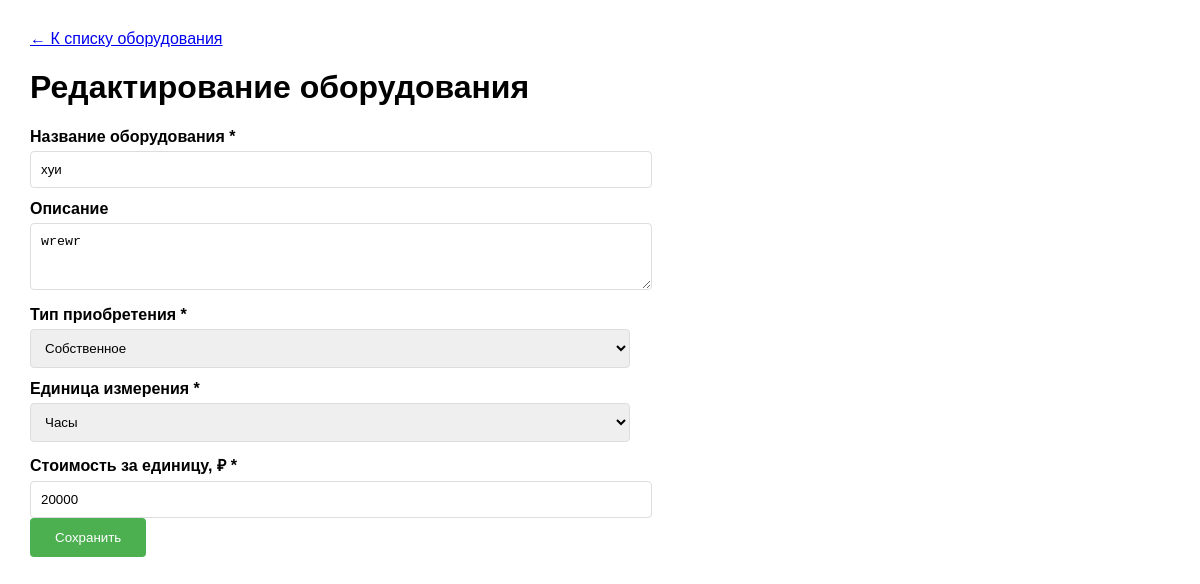
Page /equipment_edit.php?id=7&workspace_id=13 (signed in) on the committed database.
### tables this page shows
CREATE TABLE equipment (
    id INTEGER PRIMARY KEY AUTOINCREMENT,
    name TEXT NOT NULL,
    description TEXT,
    acquisition_type TEXT NOT NULL CHECK (acquisition_type IN ('Собственное', 'В аренде')),
    min_cost REAL,
    unit_type TEXT NOT NULL CHECK (unit_type IN ('часы', 'дни', 'полная стоимость')),
    unit_cost REAL NOT NULL,
    created_at DATETIME DEFAULT CURRENT_TIMESTAMP
, workspace_id INTEGER DEFAULT 1);

### equipment_edit.php (the view, shortened to what this page needs)
<?php
require_once 'config.php';
$workspace_id = isset($_GET['workspace_id']) ? (int)$_GET['workspace_id'] : 0;
$editId = isset($_GET['id']) ? (int)$_GET['id'] : 0;
$eq = null;
if ($editId) {
    $stmt = $db->prepare("SELECT * FROM equipment WHERE id = ? AND workspace_id = ?");
    $stmt->execute([$editId, $workspace_id]);
    $eq = $stmt->fetch();
}
?>
<!DOCTYPE html>
<html lang="ru">
<head>
</head>
<body>
    <a href="equipment.php?workspace_id=<?= $workspace_id ?>">← К списку оборудования</a>
    <h1><?= $editId ? 'Редактирование' : 'Добавление' ?> оборудования</h1>
    <form method="POST">
        <label>Название оборудования *</label>
        <input type="text" name="name" value="<?= htmlspecialchars($eq['name'] ?? '') ?>" required>
        <label>Описание</label>
        <textarea name="description" rows="3"><?= htmlspecialchars($eq['description'] ?? '') ?></textarea>
        <label>Тип приобретения *</label>
        <select name="acquisition_type" required>
            <option value="Собственное" <?= ($eq['acquisition_type']??'')=='Собственное'?'selected':'' ?>>Собственное</option>
        </select>
        <label>Единица измерения *</label>
        <select name="unit_type" required>
            <option value="часы">Часы</option>
        </select>
        <label>Стоимость за единицу, ₽ *</label>
        <input type="number" step="0.01" name="unit_cost" value="<?= $eq['unit_cost'] ?? '' ?>" required>
        <button type="submit">Сохранить</button>
    </form>
</body>
</html>

### equipment_edit.php (style rules this page uses)
body { font-family: Arial, sans-serif; margin: 30px; }
form { max-width: 600px; }
label { display: block; margin: 12px 0 5px; font-weight: bold; }
input, select, textarea { width: 100%; padding: 10px; border: 1px solid #ddd; border-radius: 4px; }
button { background: #4CAF50; color: white; padding: 12px 25px; border: none; border-radius: 4px; cursor: pointer; }

### rows in the picture
equipment: name "хуи", description "wrewr", acquisition_type "Собственное", unit_cost "20000"
